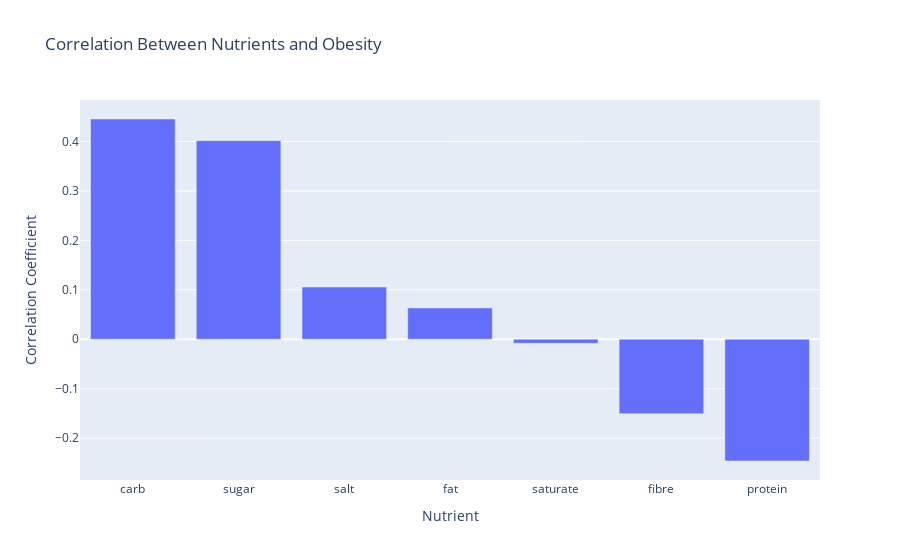

Notebook cell for this chart:
### Code cell
# Plotting the correlation values for f_obese
fig = px.bar(correlation_df, x='Nutrient', y='f_obese', title='Correlation Between Nutrients and Obesity')
fig.update_layout(xaxis_title='Nutrient', yaxis_title='Correlation Coefficient', xaxis={'categoryorder':'total descending'})
fig.show()

### Figure 1 — Plotly figure (JSON) as saved in the notebook; plotly's stock layout.template omitted (floating-point values rounded to 4 significant figures)
{"data": [{"alignmentgroup": "True", "hovertemplate": "Nutrient=%{x}<br>f_obese=%{y}<extra></extra>", "legendgroup": "", "marker": {"color": "#636efa", "pattern": {"shape": ""}}, "name": "", "offsetgroup": "", "orientation": "v", "showlegend": false, "textposition": "auto", "type": "bar", "x": ["fat", "sugar", "saturate", "protein", "carb", "salt", "fibre"], "xaxis": "x", "y": [0.06323, 0.4017, -0.008237, -0.2464, 0.4456, 0.1056, -0.1506], "yaxis": "y"}], "layout": {"barmode": "relative", "legend": {"tracegroupgap": 0}, "title": {"text": "Correlation Between Nutrients and Obesity"}, "xaxis": {"anchor": "y", "categoryorder": "total descending", "domain": [0, 1], "title": {"text": "Nutrient"}}, "yaxis": {"anchor": "x", "domain": [0, 1], "title": {"text": "Correlation Coefficient"}}}}
